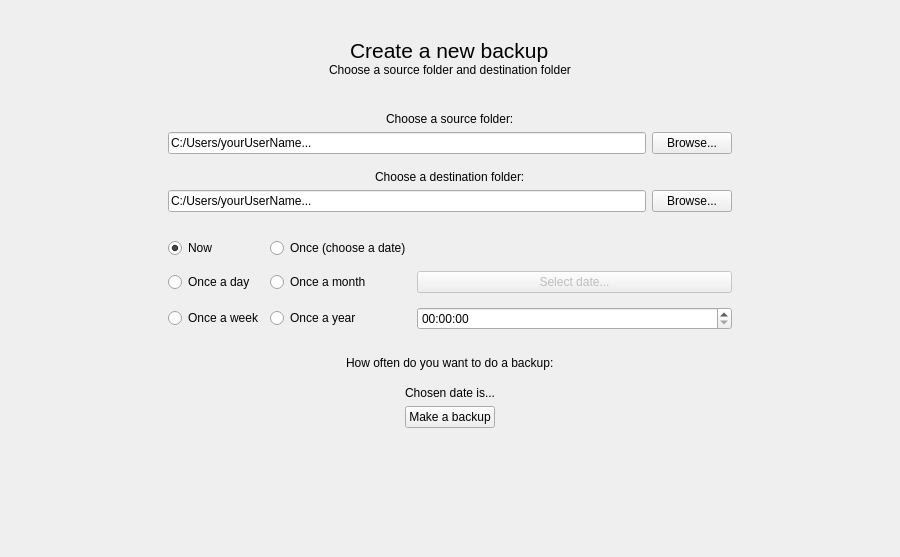
<?xml version="1.0" encoding="UTF-8"?>
<ui version="4.0">
 <class>BackupScreen</class>
 <widget class="QWidget" name="BackupScreen">
  <property name="geometry">
   <rect>
    <x>0</x>
    <y>0</y>
    <width>900</width>
    <height>557</height>
   </rect>
  </property>
  <property name="sizePolicy">
   <sizepolicy hsizetype="Expanding" vsizetype="Expanding">
    <horstretch>0</horstretch>
    <verstretch>0</verstretch>
   </sizepolicy>
  </property>
  <property name="windowTitle">
   <string>Form</string>
  </property>
  <property name="styleSheet">
   <string notr="true"/>
  </property>
  <property name="locale">
   <locale language="English" country="UnitedStates"/>
  </property>
  <layout class="QHBoxLayout" name="horizontalLayout">
   <property name="spacing">
    <number>0</number>
   </property>
   <property name="leftMargin">
    <number>0</number>
   </property>
   <property name="topMargin">
    <number>0</number>
   </property>
   <property name="rightMargin">
    <number>0</number>
   </property>
   <property name="bottomMargin">
    <number>0</number>
   </property>
   <item>
    <widget class="QStackedWidget" name="stackedWidget">
     <property name="sizePolicy">
      <sizepolicy hsizetype="Expanding" vsizetype="Expanding">
       <horstretch>0</horstretch>
       <verstretch>0</verstretch>
      </sizepolicy>
     </property>
     <widget class="QWidget" name="page">
      <layout class="QHBoxLayout" name="horizontalLayout_9">
       <item>
        <layout class="QHBoxLayout" name="horizontalLayout_8">
         <item>
          <spacer name="horizontalSpacer">
           <property name="orientation">
            <enum>Qt::Horizontal</enum>
           </property>
           <property name="sizeType">
            <enum>QSizePolicy::Fixed</enum>
           </property>
           <property name="sizeHint" stdset="0">
            <size>
             <width>150</width>
             <height>20</height>
            </size>
           </property>
          </spacer>
         </item>
         <item>
          <layout class="QVBoxLayout" name="verticalLayout_5">
           <property name="spacing">
            <number>12</number>
           </property>
           <item>
            <widget class="QWidget" name="widget" native="true">
             <layout class="QHBoxLayout" name="horizontalLayout_7">
              <item>
               <layout class="QVBoxLayout" name="verticalLayout_4">
                <property name="spacing">
                 <number>0</number>
                </property>
                <item>
                 <spacer name="verticalSpacer_3">
                  <property name="orientation">
                   <enum>Qt::Vertical</enum>
                  </property>
                  <property name="sizeType">
                   <enum>QSizePolicy::Fixed</enum>
                  </property>
                  <property name="sizeHint" stdset="0">
                   <size>
                    <width>20</width>
                    <height>20</height>
                   </size>
                  </property>
                 </spacer>
                </item>
                <item alignment="Qt::AlignHCenter">
                 <widget class="QLabel" name="createBackupL">
                  <property name="font">
                   <font>
                    <pointsize>16</pointsize>
                    <bold>false</bold>
                   </font>
                  </property>
                  <property name="styleSheet">
                   <string notr="true"/>
                  </property>
                  <property name="text">
                   <string>Create a new backup</string>
                  </property>
                 </widget>
                </item>
                <item alignment="Qt::AlignHCenter">
                 <widget class="QLabel" name="descrpBackupL">
                  <property name="font">
                   <font>
                    <bold>false</bold>
                   </font>
                  </property>
                  <property name="styleSheet">
                   <string notr="true"/>
                  </property>
                  <property name="text">
                   <string>Choose a source folder and destination folder</string>
                  </property>
                 </widget>
                </item>
               </layout>
              </item>
             </layout>
            </widget>
           </item>
           <item>
            <spacer name="verticalSpacer_2">
             <property name="orientation">
              <enum>Qt::Vertical</enum>
             </property>
             <property name="sizeType">
              <enum>QSizePolicy::Fixed</enum>
             </property>
             <property name="sizeHint" stdset="0">
              <size>
               <width>20</width>
               <height>5</height>
              </size>
             </property>
            </spacer>
           </item>
           <item>
            <widget class="QWidget" name="widget_2" native="true">
             <layout class="QHBoxLayout" name="horizontalLayout_6">
              <item>
               <layout class="QVBoxLayout" name="verticalLayout_3">
                <property name="spacing">
                 <number>6</number>
                </property>
                <item>
                 <layout class="QVBoxLayout" name="verticalLayout">
                  <item alignment="Qt::AlignHCenter">
                   <widget class="QLabel" name="sourceFolderL">
                    <property name="styleSheet">
                     <string notr="true"/>
                    </property>
                    <property name="text">
                     <string>Choose a source folder:</string>
                    </property>
                   </widget>
                  </item>
                  <item>
                   <layout class="QHBoxLayout" name="horizontalLayout_2">
                    <item>
                     <widget class="QLineEdit" name="sourceEdit">
                      <property name="styleSheet">
                       <string notr="true"/>
                      </property>
                      <property name="inputMask">
                       <string/>
                      </property>
                      <property name="text">
                       <string>C:/Users/yourUserName...</string>
                      </property>
                     </widget>
                    </item>
                    <item>
                     <widget class="QPushButton" name="browseSourceB">
                      <property name="enabled">
                       <bool>true</bool>
                      </property>
                      <property name="styleSheet">
                       <string notr="true"/>
                      </property>
                      <property name="text">
                       <string>Browse...</string>
                      </property>
                     </widget>
                    </item>
                   </layout>
                  </item>
                 </layout>
                </item>
                <item>
                 <layout class="QVBoxLayout" name="verticalLayout_2">
                  <item>
                   <spacer name="verticalSpacer">
                    <property name="orientation">
                     <enum>Qt::Vertical</enum>
                    </property>
                    <property name="sizeType">
                     <enum>QSizePolicy::Fixed</enum>
                    </property>
                    <property name="sizeHint" stdset="0">
                     <size>
                      <width>10</width>
                      <height>10</height>
                     </size>
                    </property>
                   </spacer>
                  </item>
                  <item alignment="Qt::AlignHCenter">
                   <widget class="QLabel" name="destFolderL">
                    <property name="text">
                     <string>Choose a destination folder:</string>
                    </property>
                   </widget>
                  </item>
                  <item>
                   <layout class="QHBoxLayout" name="horizontalLayout_3">
                    <item>
                     <widget class="QLineEdit" name="destEdit">
                      <property name="inputMask">
                       <string/>
                      </property>
                      <property name="text">
                       <string>C:/Users/yourUserName...</string>
                      </property>
                     </widget>
                    </item>
                    <item>
                     <widget class="QPushButton" name="browseDestB">
                      <property name="text">
                       <string>Browse...</string>
                      </property>
                     </widget>
                    </item>
                   </layout>
                  </item>
                  <item>
                   <spacer name="verticalSpacer_6">
                    <property name="orientation">
                     <enum>Qt::Vertical</enum>
                    </property>
                    <property name="sizeType">
                     <enum>QSizePolicy::Fixed</enum>
                    </property>
                    <property name="sizeHint" stdset="0">
                     <size>
                      <width>20</width>
                      <height>20</height>
                     </size>
                    </property>
                   </spacer>
                  </item>
                 </layout>
                </item>
                <item>
                 <layout class="QGridLayout" name="gridLayout_4">
                  <property name="bottomMargin">
                   <number>20</number>
                  </property>
                  <item row="0" column="0">
                   <widget class="QRadioButton" name="nowTypeRB">
                    <property name="text">
                     <string>Now</string>
                    </property>
                    <property name="checked">
                     <bool>true</bool>
                    </property>
                   </widget>
                  </item>
                  <item row="1" column="1">
                   <widget class="QRadioButton" name="OnceMonthRB">
                    <property name="text">
                     <string>Once a month</string>
                    </property>
                   </widget>
                  </item>
                  <item row="2" column="1">
                   <widget class="QRadioButton" name="OnceYearRB">
                    <property name="text">
                     <string>Once a year</string>
                    </property>
                   </widget>
                  </item>
                  <item row="1" column="0">
                   <widget class="QRadioButton" name="OnceDayRB">
                    <property name="text">
                     <string>Once a day</string>
                    </property>
                   </widget>
                  </item>
                  <item row="0" column="1">
                   <widget class="QRadioButton" name="OnceDateRB">
                    <property name="text">
                     <string>Once (choose a date)</string>
                    </property>
                   </widget>
                  </item>
                  <item row="2" column="0">
                   <widget class="QRadioButton" name="OnceWeekRB">
                    <property name="text">
                     <string>Once a week</string>
                    </property>
                   </widget>
                  </item>
                  <item row="0" column="2">
                   <spacer name="horizontalSpacer_6">
                    <property name="orientation">
                     <enum>Qt::Horizontal</enum>
                    </property>
                    <property name="sizeHint" stdset="0">
                     <size>
                      <width>40</width>
                      <height>20</height>
                     </size>
                    </property>
                   </spacer>
                  </item>
                  <item row="1" column="2">
                   <widget class="QStackedWidget" name="holderStackedWidget">
                    <property name="acceptDrops">
                     <bool>true</bool>
                    </property>
                    <property name="autoFillBackground">
                     <bool>false</bool>
                    </property>
                    <property name="lineWidth">
                     <number>1</number>
                    </property>
                    <property name="currentIndex">
                     <number>0</number>
                    </property>
                    <widget class="QWidget" name="selectDatePage">
                     <layout class="QHBoxLayout" name="horizontalLayout_4">
                      <property name="spacing">
                       <number>0</number>
                      </property>
                      <property name="leftMargin">
                       <number>0</number>
                      </property>
                      <property name="topMargin">
                       <number>0</number>
                      </property>
                      <property name="rightMargin">
                       <number>0</number>
                      </property>
                      <property name="bottomMargin">
                       <number>0</number>
                      </property>
                      <item>
                       <widget class="QPushButton" name="selectDateB">
                        <property name="enabled">
                         <bool>false</bool>
                        </property>
                        <property name="mouseTracking">
                         <bool>true</bool>
                        </property>
                        <property name="styleSheet">
                         <string notr="true"/>
                        </property>
                        <property name="text">
                         <string>Select date...</string>
                        </property>
                       </widget>
                      </item>
                     </layout>
                    </widget>
                    <widget class="QWidget" name="selectMonthDayPage">
                     <layout class="QHBoxLayout" name="horizontalLayout_10">
                      <property name="leftMargin">
                       <number>0</number>
                      </property>
                      <property name="topMargin">
                       <number>0</number>
                      </property>
                      <property name="rightMargin">
                       <number>0</number>
                      </property>
                      <property name="bottomMargin">
                       <number>0</number>
                      </property>
                      <item>
                       <widget class="QComboBox" name="selectMonthCB">
                        <property name="mouseTracking">
                         <bool>true</bool>
                        </property>
                        <property name="editable">
                         <bool>false</bool>
                        </property>
                        <property name="currentText">
                         <string/>
                        </property>
                        <property name="maxVisibleItems">
                         <number>6</number>
                        </property>
                        <property name="placeholderText">
                         <string>Month</string>
                        </property>
                        <property name="duplicatesEnabled">
                         <bool>false</bool>
                        </property>
                        <property name="frame">
                         <bool>true</bool>
                        </property>
                        <item>
                         <property name="text">
                          <string>January</string>
                         </property>
                        </item>
                        <item>
                         <property name="text">
                          <string>February</string>
                         </property>
                        </item>
                        <item>
                         <property name="text">
                          <string>March</string>
                         </property>
                        </item>
                        <item>
                         <property name="text">
                          <string>April</string>
                         </property>
                        </item>
                        <item>
                         <property name="text">
                          <string>May</string>
                         </property>
                        </item>
                        <item>
                         <property name="text">
                          <string>June</string>
                         </property>
                        </item>
                        <item>
                         <property name="text">
                          <string>July</string>
                         </property>
                        </item>
                        <item>
                         <property name="text">
                          <string>August</string>
                         </property>
                        </item>
                        <item>
                         <property name="text">
                          <string>September</string>
                         </property>
                        </item>
                        <item>
                         <property name="text">
                          <string>October</string>
                         </property>
                        </item>
                        <item>
                         <property name="text">
                          <string>November</string>
                         </property>
                        </item>
                        <item>
                         <property name="text">
                          <string>December</string>
                         </property>
                        </item>
                       </widget>
                      </item>
                      <item>
                       <widget class="QComboBox" name="selectDayCB">
                        <property name="mouseTracking">
                         <bool>true</bool>
                        </property>
                        <property name="editable">
                         <bool>false</bool>
                        </property>
                        <property name="currentText">
                         <string/>
                        </property>
                        <property name="maxVisibleItems">
                         <number>6</number>
                        </property>
                        <property name="placeholderText">
                         <string>Day</string>
                        </property>
                        <property name="frame">
                         <bool>true</bool>
                        </property>
                        <item>
                         <property name="text">
                          <string>1</string>
                         </property>
                        </item>
                        <item>
                         <property name="text">
                          <string>2</string>
                         </property>
                        </item>
                        <item>
                         <property name="text">
                          <string>3</string>
                         </property>
                        </item>
                        <item>
                         <property name="text">
                          <string>4</string>
                         </property>
                        </item>
                        <item>
                         <property name="text">
                          <string>5</string>
                         </property>
                        </item>
                        <item>
                         <property name="text">
                          <string>6</string>
                         </property>
                        </item>
                        <item>
                         <property name="text">
                          <string>7</string>
                         </property>
                        </item>
                        <item>
                         <property name="text">
                          <string>8</string>
                         </property>
                        </item>
                        <item>
                         <property name="text">
                          <string>9</string>
                         </property>
                        </item>
                        <item>
                         <property name="text">
                          <string>10</string>
                         </property>
                        </item>
                        <item>
                         <property name="text">
                          <string>11</string>
                         </property>
                        </item>
                        <item>
                         <property name="text">
                          <string>12</string>
                         </property>
                        </item>
                        <item>
                         <property name="text">
                          <string>13</string>
                         </property>
                        </item>
                        <item>
                         <property name="text">
                          <string>14</string>
                         </property>
                        </item>
                        <item>
                         <property name="text">
                          <string>15</string>
                         </property>
                        </item>
                        <item>
                         <property name="text">
                          <string>16</string>
                         </property>
                        </item>
                        <item>
                         <property name="text">
                          <string>17</string>
                         </property>
                        </item>
                        <item>
                         <property name="text">
                          <string>18</string>
                         </property>
                        </item>
                        <item>
                         <property name="text">
                          <string>19</string>
                         </property>
                        </item>
                        <item>
                         <property name="text">
                          <string>20</string>
                         </property>
                        </item>
                        <item>
                         <property name="text">
                          <string>21</string>
                         </property>
                        </item>
                        <item>
                         <property name="text">
                          <string>22</string>
                         </property>
                        </item>
                        <item>
                         <property name="text">
                          <string>23</string>
                         </property>
                        </item>
                        <item>
                         <property name="text">
                          <string>24</string>
                         </property>
                        </item>
                        <item>
                         <property name="text">
                          <string>25</string>
                         </property>
                        </item>
                        <item>
                         <property name="text">
                          <string>26</string>
                         </property>
                        </item>
                        <item>
                         <property name="text">
                          <string>27</string>
                         </property>
                        </item>
                        <item>
                         <property name="text">
                          <string>28</string>
                         </property>
                        </item>
                        <item>
                         <property name="text">
                          <string>29</string>
                         </property>
                        </item>
                        <item>
                         <property name="text">
                          <string>30</string>
                         </property>
                        </item>
                        <item>
                         <property name="text">
                          <string>31</string>
                         </property>
                        </item>
                       </widget>
                      </item>
                     </layout>
                    </widget>
                    <widget class="QWidget" name="selectWeekPage">
                     <layout class="QGridLayout" name="gridLayout_2">
                      <property name="leftMargin">
                       <number>0</number>
                      </property>
                      <property name="topMargin">
                       <number>0</number>
                      </property>
                      <property name="rightMargin">
                       <number>0</number>
                      </property>
                      <property name="bottomMargin">
                       <number>0</number>
                      </property>
                      <property name="horizontalSpacing">
                       <number>4</number>
                      </property>
                      <property name="verticalSpacing">
                       <number>6</number>
                      </property>
                      <item row="0" column="2">
                       <widget class="QPushButton" name="wdB">
                        <property name="minimumSize">
                         <size>
                          <width>31</width>
                          <height>35</height>
                         </size>
                        </property>
                        <property name="mouseTracking">
                         <bool>true</bool>
                        </property>
                        <property name="text">
                         <string>WD</string>
                        </property>
                        <property name="checkable">
                         <bool>true</bool>
                        </property>
                        <property name="autoExclusive">
                         <bool>true</bool>
                        </property>
                       </widget>
                      </item>
                      <item row="0" column="0" alignment="Qt::AlignHCenter">
                       <widget class="QPushButton" name="mnB">
                        <property name="minimumSize">
                         <size>
                          <width>31</width>
                          <height>35</height>
                         </size>
                        </property>
                        <property name="mouseTracking">
                         <bool>true</bool>
                        </property>
                        <property name="text">
                         <string>MN</string>
                        </property>
                        <property name="checkable">
                         <bool>true</bool>
                        </property>
                        <property name="checked">
                         <bool>true</bool>
                        </property>
                        <property name="autoExclusive">
                         <bool>true</bool>
                        </property>
                       </widget>
                      </item>
                      <item row="0" column="6">
                       <widget class="QPushButton" name="snB">
                        <property name="minimumSize">
                         <size>
                          <width>31</width>
                          <height>35</height>
                         </size>
                        </property>
                        <property name="mouseTracking">
                         <bool>true</bool>
                        </property>
                        <property name="text">
                         <string>SN</string>
                        </property>
                        <property name="checkable">
                         <bool>true</bool>
                        </property>
                        <property name="autoExclusive">
                         <bool>true</bool>
                        </property>
                       </widget>
                      </item>
                      <item row="0" column="4">
                       <widget class="QPushButton" name="frB">
                        <property name="minimumSize">
                         <size>
                          <width>31</width>
                          <height>35</height>
                         </size>
                        </property>
                        <property name="mouseTracking">
                         <bool>true</bool>
                        </property>
                        <property name="text">
                         <string>FR</string>
                        </property>
                        <property name="checkable">
                         <bool>true</bool>
                        </property>
                        <property name="autoExclusive">
                         <bool>true</bool>
                        </property>
                       </widget>
                      </item>
                      <item row="0" column="5">
                       <widget class="QPushButton" name="saB">
                        <property name="minimumSize">
                         <size>
                          <width>31</width>
                          <height>35</height>
                         </size>
                        </property>
                        <property name="mouseTracking">
                         <bool>true</bool>
                        </property>
                        <property name="text">
                         <string>SA</string>
                        </property>
                        <property name="checkable">
                         <bool>true</bool>
                        </property>
                        <property name="autoExclusive">
                         <bool>true</bool>
                        </property>
                       </widget>
                      </item>
                      <item row="0" column="3">
                       <widget class="QPushButton" name="thB">
                        <property name="minimumSize">
                         <size>
                          <width>31</width>
                          <height>35</height>
                         </size>
                        </property>
                        <property name="mouseTracking">
                         <bool>true</bool>
                        </property>
                        <property name="text">
                         <string>TH</string>
                        </property>
                        <property name="checkable">
                         <bool>true</bool>
                        </property>
                        <property name="autoExclusive">
                         <bool>true</bool>
                        </property>
                       </widget>
                      </item>
                      <item row="1" column="0">
                       <spacer name="verticalSpacer_4">
                        <property name="orientation">
                         <enum>Qt::Vertical</enum>
                        </property>
                        <property name="sizeType">
                         <enum>QSizePolicy::Fixed</enum>
                        </property>
                        <property name="sizeHint" stdset="0">
                         <size>
                          <width>20</width>
                          <height>2</height>
                         </size>
                        </property>
                       </spacer>
                      </item>
                      <item row="0" column="1">
                       <widget class="QPushButton" name="tuB">
                        <property name="minimumSize">
                         <size>
                          <width>31</width>
                          <height>35</height>
                         </size>
                        </property>
                        <property name="mouseTracking">
                         <bool>true</bool>
                        </property>
                        <property name="text">
                         <string>TU</string>
                        </property>
                        <property name="checkable">
                         <bool>true</bool>
                        </property>
                        <property name="autoExclusive">
                         <bool>true</bool>
                        </property>
                       </widget>
                      </item>
                     </layout>
                    </widget>
                   </widget>
                  </item>
                  <item row="2" column="2">
                   <widget class="QTimeEdit" name="timeEdit"/>
                  </item>
                 </layout>
                </item>
                <item alignment="Qt::AlignHCenter">
                 <widget class="QLabel" name="backupTypeL">
                  <property name="text">
                   <string>How often do you want to do a backup:</string>
                  </property>
                 </widget>
                </item>
                <item>
                 <spacer name="verticalSpacer_7">
                  <property name="orientation">
                   <enum>Qt::Vertical</enum>
                  </property>
                  <property name="sizeType">
                   <enum>QSizePolicy::Fixed</enum>
                  </property>
                  <property name="sizeHint" stdset="0">
                   <size>
                    <width>20</width>
                    <height>10</height>
                   </size>
                  </property>
                 </spacer>
                </item>
                <item alignment="Qt::AlignHCenter">
                 <widget class="QLabel" name="chosenDateL">
                  <property name="enabled">
                   <bool>true</bool>
                  </property>
                  <property name="text">
                   <string>Chosen date is...</string>
                  </property>
                 </widget>
                </item>
                <item>
                 <layout class="QHBoxLayout" name="horizontalLayout_5">
                  <item>
                   <spacer name="horizontalSpacer_4">
                    <property name="orientation">
                     <enum>Qt::Horizontal</enum>
                    </property>
                    <property name="sizeHint" stdset="0">
                     <size>
                      <width>40</width>
                      <height>20</height>
                     </size>
                    </property>
                   </spacer>
                  </item>
                  <item>
                   <widget class="QPushButton" name="createBackupScheduleB">
                    <property name="text">
                     <string>Make a backup</string>
                    </property>
                   </widget>
                  </item>
                  <item>
                   <spacer name="horizontalSpacer_3">
                    <property name="orientation">
                     <enum>Qt::Horizontal</enum>
                    </property>
                    <property name="sizeHint" stdset="0">
                     <size>
                      <width>40</width>
                      <height>20</height>
                     </size>
                    </property>
                   </spacer>
                  </item>
                 </layout>
                </item>
               </layout>
              </item>
             </layout>
            </widget>
           </item>
           <item>
            <spacer name="verticalSpacer_5">
             <property name="orientation">
              <enum>Qt::Vertical</enum>
             </property>
             <property name="sizeType">
              <enum>QSizePolicy::Expanding</enum>
             </property>
             <property name="sizeHint" stdset="0">
              <size>
               <width>20</width>
               <height>20</height>
              </size>
             </property>
            </spacer>
           </item>
          </layout>
         </item>
         <item>
          <spacer name="horizontalSpacer_2">
           <property name="orientation">
            <enum>Qt::Horizontal</enum>
           </property>
           <property name="sizeType">
            <enum>QSizePolicy::Fixed</enum>
           </property>
           <property name="sizeHint" stdset="0">
            <size>
             <width>150</width>
             <height>20</height>
            </size>
           </property>
          </spacer>
         </item>
        </layout>
       </item>
      </layout>
     </widget>
     <widget class="QWidget" name="page_2"/>
    </widget>
   </item>
  </layout>
 </widget>
 <resources/>
 <connections/>
</ui>
